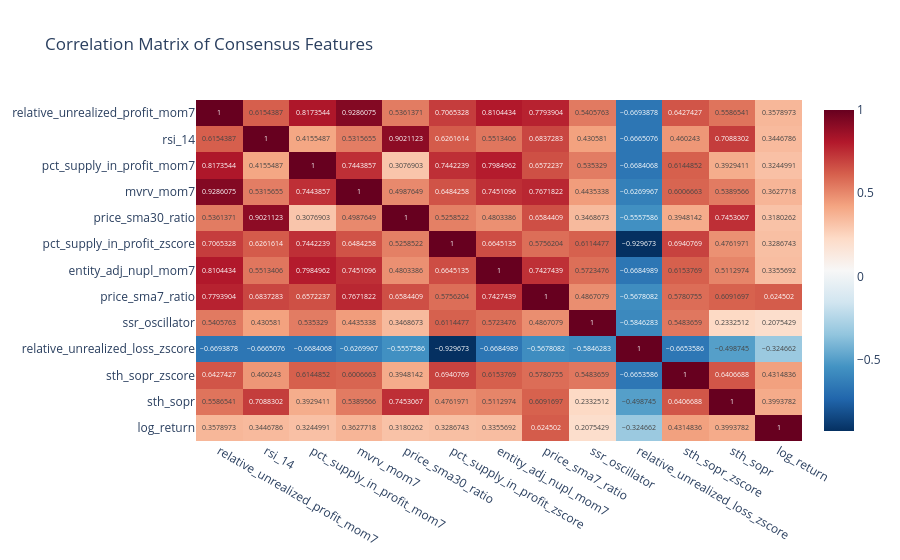

The notebook cell saved with this chart:
### Code cell
selected_features = model.select_features(correlation_threshold=0.2, min_consensus=3)
selected_features

### Figure 1 — Plotly figure (JSON) as saved in the notebook; plotly's stock layout.template omitted (floating-point values rounded to 4 significant figures; data arrays with more than 128 entries replaced by an {"elided": "..."} marker saying what was removed)
{"data": [{"coloraxis": "coloraxis", "hovertemplate": "x: %{x}<br>y: %{y}<br>color: %{z}<extra></extra>", "name": "0", "texttemplate": "%{z}", "type": "heatmap", "x": ["relative_unrealized_profit_mom7", "rsi_14", "pct_supply_in_profit_mom7", "mvrv_mom7", "price_sma30_ratio", "pct_supply_in_profit_zscore", "entity_adj_nupl_mom7", "price_sma7_ratio", "ssr_oscillator", "relative_unrealized_loss_zscore", "sth_sopr_zscore", "sth_sopr", "log_return"], "xaxis": "x", "y": ["relative_unrealized_profit_mom7", "rsi_14", "pct_supply_in_profit_mom7", "mvrv_mom7", "price_sma30_ratio", "pct_supply_in_profit_zscore", "entity_adj_nupl_mom7", "price_sma7_ratio", "ssr_oscillator", "relative_unrealized_loss_zscore", "sth_sopr_zscore", "sth_sopr", "log_return"], "yaxis": "y", "z": {"elided": "13x13 float values"}}], "layout": {"coloraxis": {"colorscale": [[0, "rgb(5,48,97)"], [0.1, "rgb(33,102,172)"], [0.2, "rgb(67,147,195)"], [0.3, "rgb(146,197,222)"], [0.4, "rgb(209,229,240)"], [0.5, "rgb(247,247,247)"], [0.6, "rgb(253,219,199)"], [0.7, "rgb(244,165,130)"], [0.8, "rgb(214,96,77)"], [0.9, "rgb(178,24,43)"], [1, "rgb(103,0,31)"]]}, "title": {"text": "Correlation Matrix of Consensus Features"}, "xaxis": {"anchor": "y", "domain": [0, 1]}, "yaxis": {"anchor": "x", "autorange": "reversed", "domain": [0, 1]}}}
